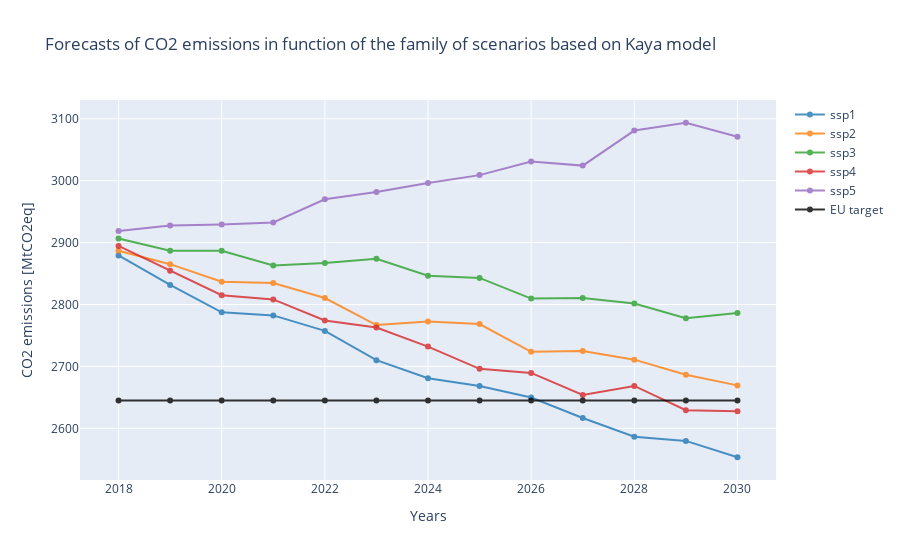
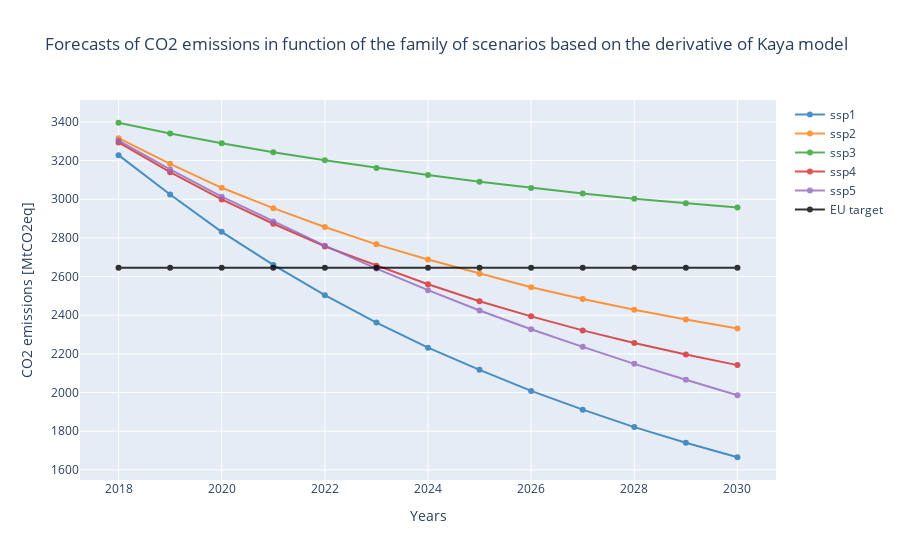

The notebook cell these images were saved under, in order:
### Code cell
samples = 1000
emi_kaya_triangular = get_carbon_emissions(samples, distri='triangular', show=False)
emi_kaya_normal = get_carbon_emissions(samples, distri='normal', show=True)
emi_kaya_rates_normal = get_carbon_emissions(samples,'normal', file_rates, show=True)
emi_kaya_rates_triangular = get_carbon_emissions(samples, 'triangular', file_rates, show=False)
real_proj = show_real_projections(file_real_proj, show=False)
show_goals([emi_kaya_normal, emi_kaya_rates_normal, real_proj],
           name = ['Kaya model', 'Derivative of Kaya model', 'Projection', 'Target'], show=False)
projection_vs_forecasts([emi_kaya_normal, emi_kaya_rates_normal, real_proj],
                        name=['Kaya model', 'Derivative of Kaya model', 'Projections'], show=False)

### Figure 1 — Plotly figure (JSON) as saved in the notebook; plotly's stock layout.template omitted (floating-point values rounded to 4 significant figures)
{"data": [{"line": {"color": "#1f77b4"}, "name": "ssp1", "opacity": 0.8, "type": "scatter", "x": [2018, 2019, 2020, 2021, 2022, 2023, 2024, 2025, 2026, 2027, 2028, 2029, 2030], "y": [2879.0, 2832.0, 2787.0, 2782.0, 2757.0, 2710.0, 2681.0, 2668.0, 2650.0, 2617.0, 2586.0, 2580.0, 2553.0]}, {"line": {"color": "#ff7f0e"}, "name": "ssp2", "opacity": 0.8, "type": "scatter", "x": [2018, 2019, 2020, 2021, 2022, 2023, 2024, 2025, 2026, 2027, 2028, 2029, 2030], "y": [2887.0, 2865.0, 2837.0, 2835.0, 2810.0, 2767.0, 2773.0, 2768.0, 2724.0, 2725.0, 2711.0, 2686.0, 2669.0]}, {"line": {"color": "#2ca02c"}, "name": "ssp3", "opacity": 0.8, "type": "scatter", "x": [2018, 2019, 2020, 2021, 2022, 2023, 2024, 2025, 2026, 2027, 2028, 2029, 2030], "y": [2907.0, 2887.0, 2887.0, 2863.0, 2867.0, 2874.0, 2846.0, 2843.0, 2810.0, 2810.0, 2801.0, 2778.0, 2786.0]}, {"line": {"color": "#d62728"}, "name": "ssp4", "opacity": 0.8, "type": "scatter", "x": [2018, 2019, 2020, 2021, 2022, 2023, 2024, 2025, 2026, 2027, 2028, 2029, 2030], "y": [2895.0, 2855.0, 2815.0, 2808.0, 2774.0, 2763.0, 2732.0, 2696.0, 2690.0, 2654.0, 2668.0, 2629.0, 2627.0]}, {"line": {"color": "#9467bd"}, "name": "ssp5", "opacity": 0.8, "type": "scatter", "x": [2018, 2019, 2020, 2021, 2022, 2023, 2024, 2025, 2026, 2027, 2028, 2029, 2030], "y": [2919.0, 2927.0, 2929.0, 2933.0, 2970.0, 2982.0, 2996.0, 3009.0, 3031.0, 3024.0, 3081.0, 3093.0, 3071.0]}, {"line": {"color": "Black"}, "name": "EU target", "opacity": 0.8, "type": "scatter", "x": [2018, 2019, 2020, 2021, 2022, 2023, 2024, 2025, 2026, 2027, 2028, 2029, 2030], "y": [2645.0, 2645.0, 2645.0, 2645.0, 2645.0, 2645.0, 2645.0, 2645.0, 2645.0, 2645.0, 2645.0, 2645.0, 2645.0]}], "layout": {"title": {"text": "Forecasts of CO2 emissions in function of the family of scenarios based on Kaya model"}, "xaxis": {"title": {"text": "Years"}}, "yaxis": {"title": {"text": "CO2 emissions [MtCO2eq]"}}}}

### Figure 2 — Plotly figure (JSON) as saved in the notebook; plotly's stock layout.template omitted (floating-point values rounded to 4 significant figures)
{"data": [{"line": {"color": "#1f77b4"}, "name": "ssp1", "opacity": 0.8, "type": "scatter", "x": [2018, 2019, 2020, 2021, 2022, 2023, 2024, 2025, 2026, 2027, 2028, 2029, 2030], "y": [3228.0, 3025.0, 2831.0, 2660.0, 2504.0, 2362.0, 2232.0, 2117.0, 2008.0, 1911.0, 1821.0, 1740.0, 1665.0]}, {"line": {"color": "#ff7f0e"}, "name": "ssp2", "opacity": 0.8, "type": "scatter", "x": [2018, 2019, 2020, 2021, 2022, 2023, 2024, 2025, 2026, 2027, 2028, 2029, 2030], "y": [3316.0, 3183.0, 3059.0, 2954.0, 2857.0, 2767.0, 2688.0, 2615.0, 2545.0, 2484.0, 2428.0, 2377.0, 2331.0]}, {"line": {"color": "#2ca02c"}, "name": "ssp3", "opacity": 0.8, "type": "scatter", "x": [2018, 2019, 2020, 2021, 2022, 2023, 2024, 2025, 2026, 2027, 2028, 2029, 2030], "y": [3396.0, 3341.0, 3289.0, 3243.0, 3201.0, 3162.0, 3126.0, 3090.0, 3059.0, 3030.0, 3003.0, 2979.0, 2957.0]}, {"line": {"color": "#d62728"}, "name": "ssp4", "opacity": 0.8, "type": "scatter", "x": [2018, 2019, 2020, 2021, 2022, 2023, 2024, 2025, 2026, 2027, 2028, 2029, 2030], "y": [3294.0, 3140.0, 2999.0, 2873.0, 2756.0, 2656.0, 2560.0, 2472.0, 2394.0, 2321.0, 2257.0, 2197.0, 2142.0]}, {"line": {"color": "#9467bd"}, "name": "ssp5", "opacity": 0.8, "type": "scatter", "x": [2018, 2019, 2020, 2021, 2022, 2023, 2024, 2025, 2026, 2027, 2028, 2029, 2030], "y": [3303.0, 3154.0, 3013.0, 2885.0, 2760.0, 2641.0, 2530.0, 2424.0, 2328.0, 2236.0, 2148.0, 2066.0, 1986.0]}, {"line": {"color": "Black"}, "name": "EU target", "opacity": 0.8, "type": "scatter", "x": [2018, 2019, 2020, 2021, 2022, 2023, 2024, 2025, 2026, 2027, 2028, 2029, 2030], "y": [2645.0, 2645.0, 2645.0, 2645.0, 2645.0, 2645.0, 2645.0, 2645.0, 2645.0, 2645.0, 2645.0, 2645.0, 2645.0]}], "layout": {"title": {"text": "Forecasts of CO2 emissions in function of the family of scenarios based on the derivative of Kaya model"}, "xaxis": {"title": {"text": "Years"}}, "yaxis": {"title": {"text": "CO2 emissions [MtCO2eq]"}}}}
